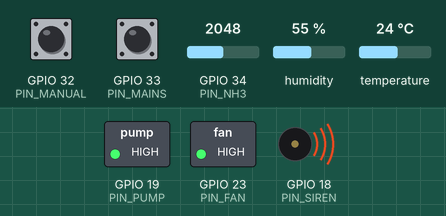
The sketch below on a simulated ESP32. Parts: switched loads named in the sketch (green lamp = pin HIGH), buzzer (waves = sounding, pin HIGH). Inputs (shaded band) come from the test bench; at power-on: temperature 24 °C, GPIO 34 (PIN_NH3) = 2048, humidity 55 %, GPIO 32 (PIN_MANUAL) HIGH, GPIO 33 (PIN_MAINS) HIGH (analog values on the 0–4095 scale). WiFi joins after 1.5 s; servers stay silent unless stated; EEPROM starts erased; the modem accepts every AT command (registered, SIM ready, sends succeed) and sends nothing else; web services answer with replies made up by the test bench.

Above: at 5.8 s.
5.9 s: temperature set to 31.7 °C
16.3 s: temperature set to 32.6 °C
At 26.3 s:
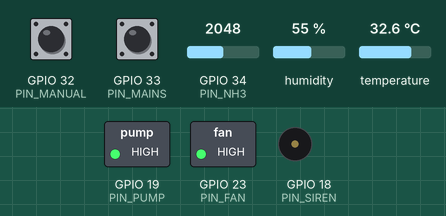
26.6 s: GPIO 34 (PIN_NH3) set to 3580
31.6 s: GPIO 34 (PIN_NH3) set to 3688
At 35.9 s:
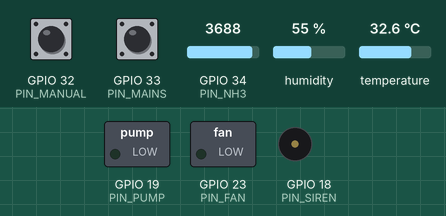
36.9 s: humidity set to 39 %
41.6 s: humidity set to 36 %
At 45.9 s:
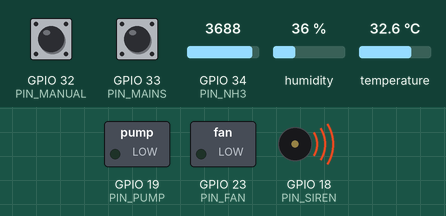
Timing chart, 0 to 47.4 s (numbered marks = the images above; inputs shaded):
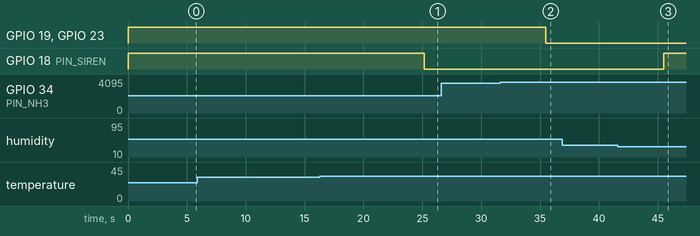

Measured:
- the behaviour switches between 32 and 32.1 °C on temperature (found by bisection; images 0 and 1)
- the behaviour switches between 3642 and 3643 on GPIO 34 (PIN_NH3) (found by bisection; images 1 and 2)
- the behaviour switches between 38 and 37 % on humidity (found by bisection; images 2 and 3)
- after the input at 5.9 s, every drawn part: stays the same
- after the input at 16.3 s, GPIO 18 (PIN_SIREN): HIGH → LOW after 8.8 s
- after the input at 26.6 s, every drawn part: stays the same
- after the input at 31.6 s, GPIO 19 (PIN_PUMP), GPIO 23 (PIN_FAN): HIGH → LOW after 3.9 s
- after the input at 36.9 s, every drawn part: stays the same
- after the input at 41.6 s, GPIO 18 (PIN_SIREN): LOW → HIGH after 3.9 s

The sketch:

firmware.ino
```cpp
#include <WiFi.h>
#include <WiFiClientSecure.h>
#include <HTTPClient.h>
#include <Wire.h>
#include <Adafruit_SHT31.h>
#include <Preferences.h>
#include <esp_task_wdt.h>

//  الإعدادات
const char* WIFI_SSID = "";
const char* WIFI_PASS = "";
const char* BOT_TOKEN = "";
const char* CHAT_ID   = "";
const char* SHEET_URL = "";
const char* PHONE     = "";

// معايرة MQ137 (قيم مبدئية لازم تعايريها)
const float RL = 10.0;      // kOhm
float R0 = 10.0;            // قيمة Rs في هواء نظيف
const float NH3_A = 1.0;    // ثوابت المنحنى من الداتاشيت/المعايرة
const float NH3_B = -1.5;

//  الأطراف
#define PIN_NH3 34
#define PIN_FAN 23
#define PIN_PUMP 19
#define PIN_SIREN 18
#define PIN_MANUAL 32
#define PIN_MAINS 33
#define MHZ_RX 16
#define MHZ_TX 17
#define SIM_RX 26
#define SIM_TX 27
#define R_ON  LOW
#define R_OFF HIGH

Adafruit_SHT31 sht;
HardwareSerial mhz(2), sim(1);
Preferences prefs;

float temp = NAN, hum = NAN, nh3 = 0, thi = 0;
int co2 = -1, ageDays = 1;
bool fanOn = false, pumpOn = false, mainsOk = true, forceFan = false;
long lastUpdateId = 0;
unsigned long tRead = 0, tLog = 0, tCmd = 0, tWifi = 0;
unsigned long lastAlert[6] = {0};

//  أدوات
String urlEnc(const String& s) {
  String o; char b[4];
  for (size_t i = 0; i < s.length(); i++) {
    char c = s[i];
    if (isalnum(c) || c == '-' || c == '_' || c == '.') o += c;
    else { sprintf(b, "%%%02X", (uint8_t)c); o += b; }
  }
  return o;
}

bool tgSend(const String& m) {
  if (WiFi.status() != WL_CONNECTED) return false;
  WiFiClientSecure c; c.setInsecure();
  HTTPClient h; h.setTimeout(8000);
  h.begin(c, String("https://api.telegram.org/bot") + BOT_TOKEN +
             "/sendMessage?chat_id=" + CHAT_ID + "&text=" + urlEnc(m));
  int code = h.GET(); h.end();
  return code == 200;
}

void smsSend(const String& m) {
  sim.println("AT+CMGF=1"); delay(500);
  sim.print("AT+CMGS=\""); sim.print(PHONE); sim.println("\""); delay(1000);
  sim.print(m); delay(300); sim.write(26); delay(3000);
  while (sim.available()) sim.read();
}

// id: 0 NH3, 1 حرارة, 2 CO2, 3 كهرباء, 4 عطل حساس
void alert(int id, const String& m) {
  if (lastAlert[id] != 0 && millis() - lastAlert[id] < 600000UL) return;
  lastAlert[id] = millis();
  tgSend(m);
  smsSend(m);
}

//  القراءة
int readCO2() {
  byte cmd[9] = {0xFF, 0x01, 0x86, 0, 0, 0, 0, 0, 0x79}, r[9];
  while (mhz.available()) mhz.read();
  mhz.write(cmd, 9);
  if (mhz.readBytes(r, 9) != 9 || r[0] != 0xFF || r[1] != 0x86) return -1;
  return r[2] * 256 + r[3];
}

float readNH3() {
  long sum = 0;
  for (int i = 0; i < 20; i++) { sum += analogReadMilliVolts(PIN_NH3); delay(5); }
  float v = (sum / 20.0) / 1000.0 * 1.5;       // تعويض المقسم 10k/20k
  if (v < 0.05) return 0;
  float rs = (5.0 - v) / v * RL;
  return NH3_A * pow(rs / R0, NH3_B);
}

float calcTHI(float t, float rh) {             // 0.85*Tdb + 0.15*Twb
  float tw = t * atan(0.151977 * sqrt(rh + 8.313659)) + atan(t + rh)
           - atan(rh - 1.676331) + 0.00391838 * pow(rh, 1.5) * atan(0.023101 * rh)
           - 4.686035;
  return 0.85 * t + 0.15 * tw;
}

void readSensors() {
  temp = sht.readTemperature();
  hum = sht.readHumidity();
  nh3 = readNH3();
  if (millis() > 180000UL) co2 = readCO2();    // تسخين MH-Z19B
  mainsOk = digitalRead(PIN_MAINS) == HIGH;
  if (!isnan(temp) && !isnan(hum)) thi = calcTHI(temp, hum);
}

//  التحكم
void control() {
  bool manual = digitalRead(PIN_MANUAL) == LOW;
  bool fail = isnan(temp) || isnan(hum);
  float target = max(24.0f, 33.0f - 0.4f * ageDays);

  if (manual || fail || forceFan) fanOn = true;
  else {
    bool need  = temp > target + 1 || nh3 > 20 || co2 > 3000;
    bool clear = temp < target && nh3 < 15 && (co2 < 2500);
    if (need) fanOn = true; else if (clear) fanOn = false;
  }

  if (manual || fail) pumpOn = false;
  else {
    // خلايا التبريد فقط لو الرطوبة مش عالية
    bool needP  = (temp > target + 4 || thi >= 29) && hum < 75;
    bool clearP = temp < target + 2 || hum > 80;
    if (needP && fanOn) pumpOn = true; else if (clearP) pumpOn = false;
  }
  digitalWrite(PIN_FAN,  fanOn  ? R_ON : R_OFF);
  digitalWrite(PIN_PUMP, pumpOn ? R_ON : R_OFF);
}

void checkAlerts() {
  float target = max(24.0f, 33.0f - 0.4f * ageDays);
  bool siren = false;
  if (nh3 > 25) { siren = true; alert(0, "ALERT: Ammonia " + String(nh3, 0) + " ppm"); }
  if (!isnan(temp) && (temp > target + 5 || thi >= 31)) {
    siren = true;
    alert(1, "ALERT: Heat stress T=" + String(temp, 1) + "C THI=" + String(thi, 1));
  }
  if (co2 > 3500) { siren = true; alert(2, "ALERT: CO2 " + String(co2) + " ppm"); }
  if (!mainsOk) { siren = true; alert(3, "ALERT: Mains power lost (on battery)"); }
  if (isnan(temp) || isnan(hum)) { siren = true; alert(4, "ALERT: Temp/Hum sensor failure, fans forced ON"); }
  digitalWrite(PIN_SIREN, siren ? R_ON : R_OFF);
}

//  جوجل شيت
void logSheet() {
  if (WiFi.status() != WL_CONNECTED) return;
  WiFiClientSecure c; c.setInsecure();
  HTTPClient h; h.setTimeout(8000);
  h.begin(c, SHEET_URL);
  h.addHeader("Content-Type", "application/json");
  String j = "{\"temp\":" + String(temp, 1) + ",\"hum\":" + String(hum, 1) +
             ",\"thi\":" + String(thi, 1) + ",\"nh3\":" + String(nh3, 1) +
             ",\"co2\":" + String(co2) + ",\"fan\":" + String(fanOn) +
             ",\"pump\":" + String(pumpOn) + ",\"mains\":" + String(mainsOk) + "}";
  h.POST(j);     // تجاهل رد التحويل (302)، البيانات بتتسجل
  h.end();
}

//  أوامر تليجرام
String statusText() {
  return "T=" + String(temp, 1) + "C RH=" + String(hum, 0) + "% THI=" + String(thi, 1) +
         "\nNH3=" + String(nh3, 1) + "ppm CO2=" + String(co2) +
         "\nFan=" + String(fanOn) + " Pump=" + String(pumpOn) +
         " Mains=" + String(mainsOk) + " Age=" + String(ageDays) + "d";
}

void pollTelegram() {
  if (WiFi.status() != WL_CONNECTED) return;
  WiFiClientSecure c; c.setInsecure();
  HTTPClient h; h.setTimeout(6000);
  h.begin(c, String("https://api.telegram.org/bot") + BOT_TOKEN +
             "/getUpdates?limit=1&timeout=0&offset=" + String(lastUpdateId + 1));
  if (h.GET() != 200) { h.end(); return; }
  String p = h.getString(); h.end();
  int i = p.indexOf("\"update_id\":");
  if (i < 0) return;
  lastUpdateId = p.substring(i + 12, p.indexOf(',', i)).toInt();
  int t = p.indexOf("\"text\":\"");
  if (t < 0 || p.indexOf(String("\"id\":") + CHAT_ID) < 0) return;
  String txt = p.substring(t + 8, p.indexOf('"', t + 8));

  if (txt.startsWith("/status")) tgSend(statusText());
  else if (txt.startsWith("/fan_on")) { forceFan = true; control(); tgSend("Fans forced ON"); }
  else if (txt.startsWith("/auto")) { forceFan = false; control(); tgSend("Auto mode"); }
  else if (txt.startsWith("/age ")) {
    ageDays = constrain(txt.substring(5).toInt(), 1, 60);
    prefs.putInt("age", ageDays);
    tgSend("Age set to " + String(ageDays) + " days");
  }
}

void ensureWifi() {
  if (WiFi.status() == WL_CONNECTED || millis() - tWifi < 30000UL) return;
  tWifi = millis();
  WiFi.disconnect(); WiFi.begin(WIFI_SSID, WIFI_PASS);
}

void setup() {
  Serial.begin(115200);
  pinMode(PIN_FAN, OUTPUT);   digitalWrite(PIN_FAN, R_OFF);
  pinMode(PIN_PUMP, OUTPUT);  digitalWrite(PIN_PUMP, R_OFF);
  pinMode(PIN_SIREN, OUTPUT); digitalWrite(PIN_SIREN, R_OFF);
  pinMode(PIN_MANUAL, INPUT_PULLUP);
  pinMode(PIN_MAINS, INPUT);
  analogReadResolution(12);
  Wire.begin(21, 22);
  sht.begin(0x44);
  mhz.begin(9600, SERIAL_8N1, MHZ_RX, MHZ_TX); mhz.setTimeout(1000);
  sim.begin(9600, SERIAL_8N1, SIM_RX, SIM_TX);
  prefs.begin("poultry", false);
  ageDays = prefs.getInt("age", 1);
  WiFi.mode(WIFI_STA); WiFi.begin(WIFI_SSID, WIFI_PASS);

#if ESP_ARDUINO_VERSION_MAJOR >= 3
  esp_task_wdt_config_t cfg = {.timeout_ms = 60000, .idle_core_mask = 0, .trigger_panic = true};
  esp_task_wdt_reconfigure(&cfg);
#else
  esp_task_wdt_init(60, true);
#endif
  esp_task_wdt_add(NULL);
}

void loop() {
  esp_task_wdt_reset();
  unsigned long now = millis();
  if (now - tRead >= 5000)   { tRead = now; readSensors(); control(); checkAlerts(); }
  if (now - tLog  >= 300000UL) { tLog = now; logSheet(); }
  if (now - tCmd  >= 5000)   { tCmd = now; pollTelegram(); }
  ensureWifi();
}
```
